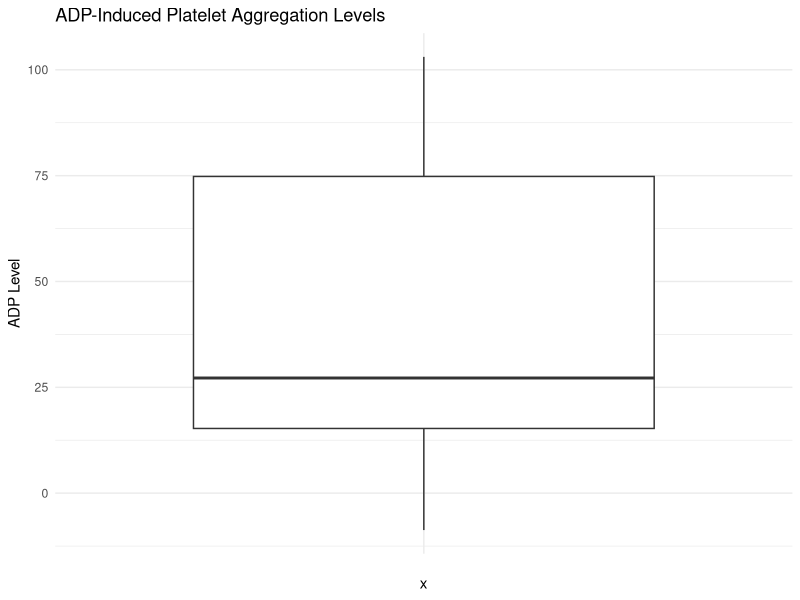

The R script that drew this image: (Note: this script raises an error after producing the figure.)
## ---- chunk 1
knitr::opts_chunk$set(echo = TRUE)
## ---- chunk 2
library(tidyverse)

setwd("../HW3/")

data <- read.table("raw_data/PlateletHW.tsv", header = TRUE, sep = "\t")
## ---- chunk 3
summary(data$ADP)
## ---- chunk 4
ggplot(data, aes(x = "", y = ADP)) +
  geom_boxplot(outlier.colour = "red", outlier.shape = 16, outlier.size = 5) +
  labs(title = "ADP-Induced Platelet Aggregation Levels", y = "ADP Level") +
  theme_minimal()
## ---- chunk 5
Q1 <- quantile(data$ADP, 0.25)
Q3 <- quantile(data$ADP, 0.75)
IQR <- Q3 - Q1
lower_outlier <- Q1 - 1.5 * IQR
upper_outlier <- Q3 + 1.5 * IQR

cat("Lower Outlier Bound:", lower_outlier, "\n")
cat("Upper Outlier Bound:", upper_outlier, "\n")

outliers <- data %>%
  filter(ADP < lower_outlier | ADP > upper_outlier | ADP < 0)

print(outliers)
## ---- chunk 6
cleaned_data <- data %>%
  filter(ADP >= 0 & ADP >= lower_outlier & ADP <= upper_outlier) %>%
  drop_na()

summary(cleaned_data$ADP)
## ---- chunk 7
write.table(cleaned_data, "clean_data/PlateletHW_cleaned.tsv", sep = "\t", row.names = FALSE)
## ---- chunk 8
cleaned_data <- read.table("clean_data/PlateletHW_cleaned.tsv", header = TRUE, sep = "\t")
## ---- chunk 9
ggplot(cleaned_data, aes(sample = ADP)) +
  stat_qq() +
  stat_qq_line(color = "blue") +
  ggtitle("QQ Plot for ADP")
## ---- chunk 10
cleaned_data$log_ADP <- log(cleaned_data$ADP)

ggplot(cleaned_data, aes(sample = log_ADP)) +
  stat_qq() +
  stat_qq_line(color = "red") +
  ggtitle("QQ Plot for log(ADP)")
## ---- chunk 11
#Single Linear Regression for each SNP
model_rs4244285 <- lm(log_ADP ~ rs4244285, data = cleaned_data)
summary(model_rs4244285)

model_rs4986893 <- lm(log_ADP ~ rs4986893, data = cleaned_data)
summary(model_rs4986893)

model_rs662 <- lm(log_ADP ~ rs662, data = cleaned_data)
summary(model_rs662)
## ---- chunk 12
ggplot(cleaned_data, aes(x = rs4244285, y = log_ADP)) +
  geom_point() +
  geom_smooth(method = "lm", color = "orange") +
  labs(title = "Association between log(ADP) and rs4244285 genotype",
       x = "rs4244285 Genotype (0, 1, 2)",
       y = "log(ADP)") +
  theme_minimal()
## ---- chunk 13
ggplot(cleaned_data, aes(x = rs4986893, y = log_ADP)) +
  geom_point() +
  geom_smooth(method = "lm", color = "green") +
  labs(title = "Association between log(ADP) and rs4986893 genotype",
       x = "rs4986893 Genotype (0, 1, 2)",
       y = "log(ADP)") +
  theme_minimal()
## ---- chunk 14
ggplot(cleaned_data, aes(x = rs662, y = log_ADP)) +
  geom_point() +
  geom_smooth(method = "lm", color = "purple") +
  labs(title = "Association between log(ADP) and rs662 genotype",
       x = "rs662 Genotype (0, 1, 2)",
       y = "log(ADP)") +
  theme_minimal()
## ---- chunk 15
# Multiple linear regression including covariates
model_SNPs <- lm(log_ADP ~ rs4244285 + rs4986893 + rs662, data = cleaned_data)
summary(model_SNPs)

model_all_variables <- lm(log_ADP ~ rs4244285 + rs4986893 + rs662 + Resistance + AGE + SEX, data = cleaned_data)
summary(model_all_variables)
## ---- chunk 16
#Logistic regression to examine the association between Resistance and three SNPs
model_resistance <- glm(Resistance ~ rs4244285 + rs4986893 + rs662, family = binomial, data = cleaned_data)
summary(model_resistance)
